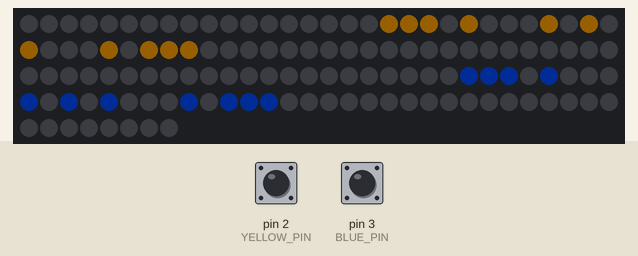
A sketch run on a simulated Arduino Uno, built with avr-gcc and run on an emulated ATmega328P. Parts: 128 RGB LEDs in strip order, left to right, continuing on the next row. The inputs (shaded band) are chosen by the test bench; at power-on: pin 2 (YELLOW_PIN) HIGH, pin 3 (BLUE_PIN) HIGH. Dim RGB values are drawn brighter than linear.

Above: at 1.1 s.
At 3.26 s:
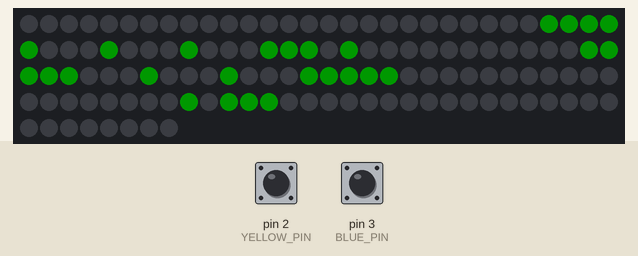
5.0 s: pin 2 (YELLOW_PIN) pulled LOW for 0.15 s
At 6.0 s:
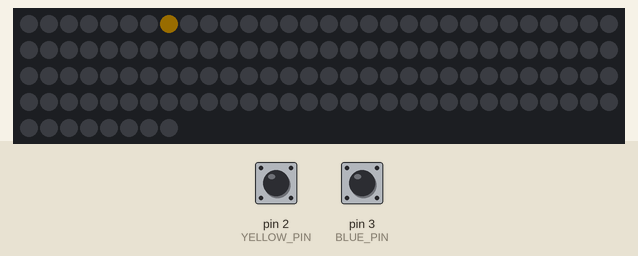
6.6 s: pin 3 (BLUE_PIN) pulled LOW for 0.15 s
8.2 s: pin 2 (YELLOW_PIN) pulled LOW for 1 s
10.7 s: pin 3 (BLUE_PIN) pulled LOW for 1 s
Timing chart, 0 to 13.7 s (numbered marks = the images above; inputs shaded):
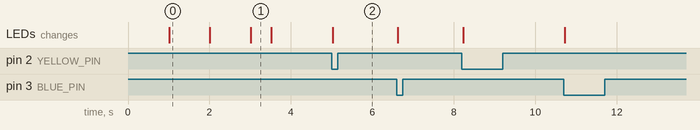

The sketch:

push-button.ino
```cpp
#include <Adafruit_NeoPixel.h>
#include "reset_gesture.h"

// Arduino Uno: botoes entre D2/D3 e GND. D4 -> DIN da matriz esquerda.
// DOUT da esquerda -> DIN da direita. Matrizes WS2812B, 8x8 cada.
constexpr uint8_t YELLOW_PIN = 2;
constexpr uint8_t BLUE_PIN = 3;
constexpr uint8_t LED_PIN = 4;
constexpr uint8_t SIDE = 8;
constexpr uint8_t PER_PLAYER = 64;
constexpr uint16_t DEBOUNCE_MS = 20;
// Fisicamente: colunas no mesmo sentido, primeiro LED em A8.
constexpr bool SERPENTINE = false;
constexpr bool LEFT_MATRIX_FIRST = true;
constexpr uint8_t BRIGHTNESS = 24;

Adafruit_NeoPixel leds(128, LED_PIN, NEO_GRB + NEO_KHZ800);

struct Button {
  uint8_t pin;
  bool raw;
  bool stable;
  uint32_t changedAt;
};
Button yellow = {YELLOW_PIN, HIGH, HIGH, 0};
Button blue = {BLUE_PIN, HIGH, HIGH, 0};
enum Phase { COUNTDOWN, PLAYING, FINISHED };
Phase phase = COUNTDOWN;
uint32_t phaseStarted = 0;
int8_t shownCue = -1;
uint8_t yellowScore = 0;
uint8_t blueScore = 0;
bool restartArmed = false;
bool winnerVisible = true;
ResetGesture resetGesture;

bool updateButton(Button &button, uint32_t now) {
  bool reading = digitalRead(button.pin);
  if (reading != button.raw) {
    button.raw = reading;
    button.changedAt = now;
  }
  if (button.stable != button.raw && now - button.changedAt >= DEBOUNCE_MS) {
    button.stable = button.raw;
    return button.stable == LOW;
  }
  return false;
}

uint16_t pixelAt(uint8_t x, uint8_t y) {
  uint8_t panel = x / SIDE;
  uint8_t column = x % SIDE;
  if (!LEFT_MATRIX_FIRST) panel = 1 - panel;
  // Coordenadas visuais: x cresce para a direita; y=0 e a linha 1 (topo).
  uint8_t row = SIDE - 1 - y;
  if (SERPENTINE && (column & 1)) row = y;
  return panel * PER_PLAYER + column * SIDE + row;
}

void drawGlyph(const uint8_t *rows, uint8_t width, uint8_t x, uint32_t color) {
  for (uint8_t y = 0; y < 5; ++y) {
    for (uint8_t column = 0; column < width; ++column) {
      if (rows[y] & (1 << (width - 1 - column))) {
        leds.setPixelColor(pixelAt(x + column, y + 1), color);
      }
    }
  }
}

void showCue(uint8_t cue) {
  const uint8_t digits[3][5] = {
    {7, 1, 7, 1, 7}, // 3
    {7, 1, 7, 4, 7}, // 2
    {2, 6, 2, 2, 7}  // 1
  };
  leds.clear();
  if (cue < 3) {
    drawGlyph(digits[cue], 3, 2, leds.Color(255, 160, 0));
    drawGlyph(digits[cue], 3, 10, leds.Color(0, 80, 255));
  } else {
    const uint8_t g[] = {7, 4, 5, 5, 7};
    const uint8_t o[] = {7, 5, 5, 5, 7};
    const uint8_t bang[] = {1, 1, 1, 0, 1};
    uint32_t green = leds.Color(0, 255, 0);
    drawGlyph(g, 3, 3, green);
    drawGlyph(o, 3, 7, green);
    drawGlyph(bang, 1, 12, green);
  }
  leds.show();
}

void startRound(uint32_t now) {
  yellowScore = blueScore = 0;
  shownCue = -1;
  restartArmed = false;
  phaseStarted = now;
  phase = COUNTDOWN;
}

void showScores() {
  leds.clear();
  // Ambos crescem das bordas externas em direcao ao centro.
  for (uint8_t i = 0; i < yellowScore; ++i) {
    leds.setPixelColor(pixelAt(i / SIDE, i % SIDE), leds.Color(255, 180, 0));
  }
  for (uint8_t i = 0; i < blueScore; ++i) {
    leds.setPixelColor(pixelAt(15 - i / SIDE, i % SIDE), leds.Color(0, 60, 255));
  }
  leds.show();
}

void setup() {
  pinMode(YELLOW_PIN, INPUT_PULLUP);
  pinMode(BLUE_PIN, INPUT_PULLUP);
  leds.begin();
  leds.setBrightness(BRIGHTNESS);
  leds.clear();
  leds.show();
  startRound(millis());
}

void loop() {
  uint32_t now = millis();
  // Atualiza inclusive durante a contagem: segurar nao gera pontos na largada.
  bool yellowPressed = updateButton(yellow, now);
  bool bluePressed = updateButton(blue, now);

  if(resetGesture.update(now,yellow.stable==LOW,blue.stable==LOW,phase==PLAYING)) startRound(now);

  if (phase == COUNTDOWN) {
    uint32_t elapsed = now - phaseStarted;
    if (elapsed >= 3500) {
      phase = PLAYING;
      showScores();
    } else {
      uint8_t cue = elapsed / 1000;
      if (shownCue != cue) {
        shownCue = cue;
        showCue(cue);
      }
    }
    return;
  }

  if (phase == PLAYING) {
    if (yellowPressed) ++yellowScore;
    if (bluePressed) ++blueScore;
    if (yellowPressed || bluePressed) showScores();
    if (yellowScore == PER_PLAYER || blueScore == PER_PLAYER) {
      phase = FINISHED;
      phaseStarted = now;
      winnerVisible = true;
    }
    return;
  }

  // Tres ciclos apagado/aceso de 800 ms; depois mantem o placar aceso.
  // Empate pisca os dois lados.
  uint32_t elapsed = now - phaseStarted;
  bool visible = elapsed >= 2400 || (elapsed / 400) % 2 == 1;
  if (visible != winnerVisible) {
    winnerVisible = visible;
    showScores();
    if (!visible) {
      for (uint8_t y = 0; y < SIDE; ++y) {
        for (uint8_t x = 0; x < SIDE; ++x) {
          if (yellowScore == PER_PLAYER) leds.setPixelColor(pixelAt(x, y), 0);
          if (blueScore == PER_PLAYER) leds.setPixelColor(pixelAt(x + SIDE, y), 0);
        }
      }
      leds.show();
    }
  }
  if (yellow.stable == HIGH && blue.stable == HIGH) restartArmed = true;
  if (elapsed >= 2400 && restartArmed && yellow.stable == LOW && blue.stable == LOW) {
    startRound(now);
  }
}
```

reset_gesture.h
```cpp
#pragma once
struct ResetGesture {
  bool holding=false, locked=false;
  unsigned long started=0;
  bool update(unsigned long now,bool yellowDown,bool blueDown,bool playing){
    if(!yellowDown && !blueDown)locked=false;
    if(!(playing && yellowDown && blueDown)){holding=false;return false;}
    if(!holding){holding=true;started=now;}
    if(!locked && ((now-started)&0xffffffffUL)>=3000){locked=true;return true;}
    return false;
  }
};
```

Measured:
- after the input at 5.0 s, the LEDs: change at once (image 2)
- what the display in image 1 shows lasts 0.5 s, from 3.0 s to 3.5 s
